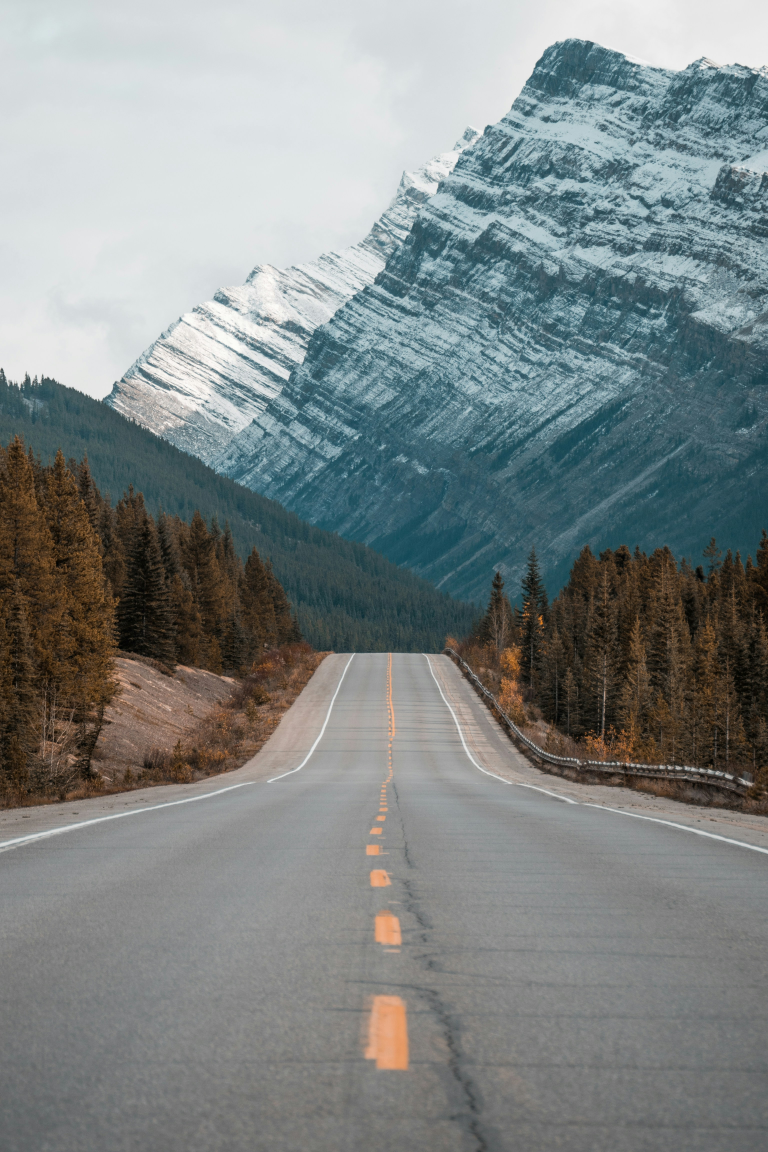
#> input picture road_example.jpg, 3072 x 4608 px, given in place of the camera (shown at 1/4 size)
$ python step1_color_detection.py
#> lines starting #> are read from the running program, lines starting #| are printed output that depends on the picture; after the words box and inside, x2 and y2 are one past the last pixel; in counts of white or black regions, pixels touching at a corner belong together
# 1.라이브러리 import
import cv2 as cv
import numpy as np
# 2.웹캠을 열기
cap = cv.VideoCapture(0)
if not cap.isOpened():
    print("Cannot open camera")
    exit()
# 3.감지할 색상의 HSV 범위 설정 빨간색
lower = np.array([0, 120, 70])
upper = np.array([10, 255, 255])

def nothing(x):
    pass

# 트랙바 만들기
cv.namedWindow('Trackbar')
cv.createTrackbar('H_min', 'Trackbar', 35, 179, nothing)
cv.createTrackbar('H_max', 'Trackbar', 85, 179, nothing)
cv.createTrackbar('S_min', 'Trackbar', 50, 255, nothing)
cv.createTrackbar('S_max', 'Trackbar', 255, 255, nothing)
cv.createTrackbar('V_min', 'Trackbar', 50, 255, nothing)
cv.createTrackbar('V_max', 'Trackbar', 255, 255, nothing)
# 감지 면적 임계값 설정

# 반복:
#   웹캠에서 프레임 읽기
while True:
    #   웹캠에서 프레임 읽기
    ret, frame = cap.read()
#> frame is the input picture: shape (4608, 3072, 3); mean B, G, R 133.3, 133.6, 126.7

    #   HSV 색공간으로 변환
    hsv = cv.cvtColor(frame, cv.COLOR_BGR2HSV)
#> hsv: shape (4608, 3072, 3); mean H, S, V 63.4, 48.9, 139.7

    # 트랙바 값 읽기
    h_min = cv.getTrackbarPos('H_min', 'Trackbar')
    h_max = cv.getTrackbarPos('H_max', 'Trackbar')
    s_min = cv.getTrackbarPos('S_min', 'Trackbar')
    s_max = cv.getTrackbarPos('S_max', 'Trackbar')
    v_min = cv.getTrackbarPos('V_min', 'Trackbar')
    v_max = cv.getTrackbarPos('V_max', 'Trackbar')

#   면적과 임계값 비교하여 상태 결정
    gray = cv.cvtColor(frame, cv.COLOR_BGR2GRAY)
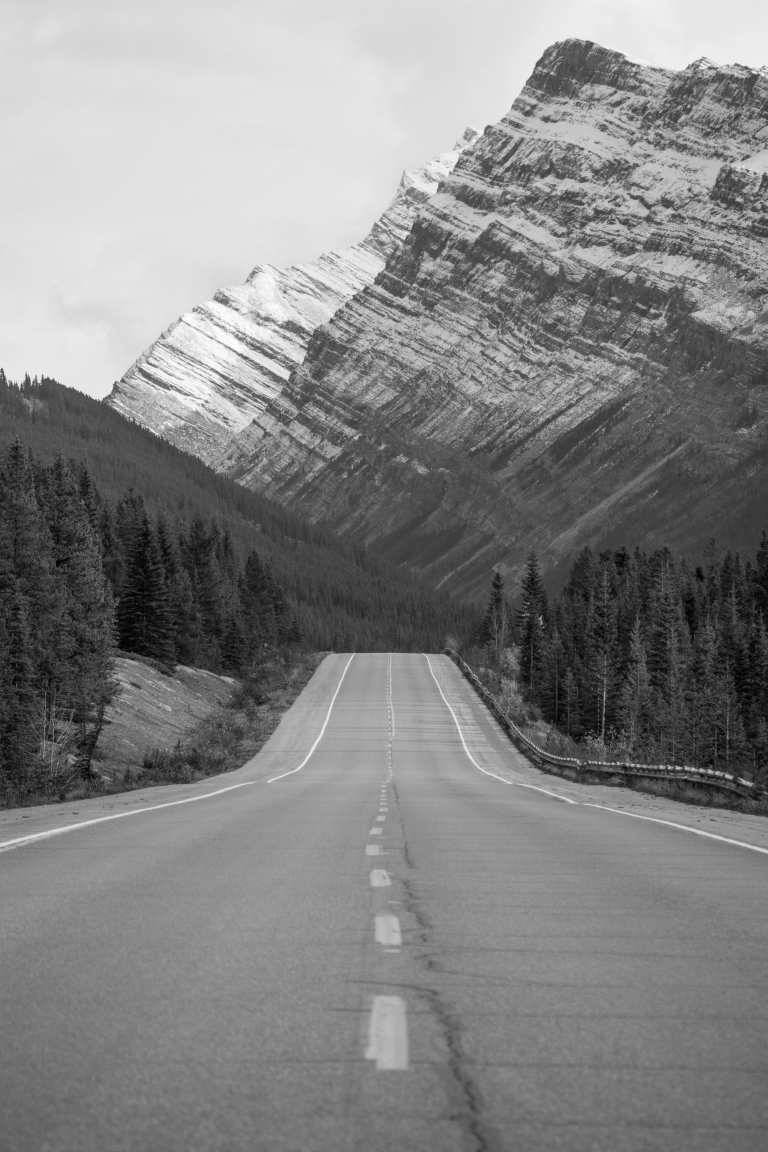
#> gray: shape (4608, 3072) (shown at 1/4 size); min 0, max 254, mean 131.5

    # 이진화 (Otsu 사용)
    _, binary = cv.threshold(gray, 0, 255, cv.THRESH_BINARY + cv.THRESH_OTSU)
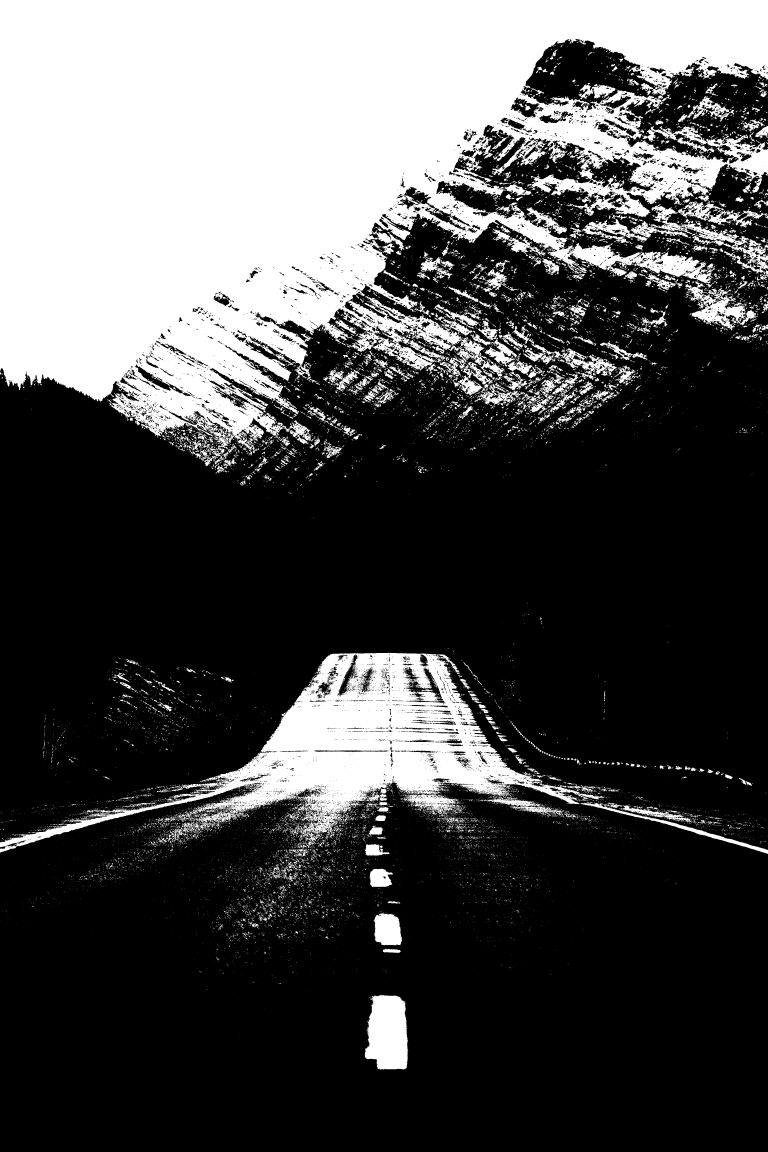
#> binary: shape (4608, 3072) (shown at 1/4 size); 30.2% white; 20949 white regions (19094 under 20 px)

    # 컨투어 검출
    contours, _ = cv.findContours(binary, cv.RETR_EXTERNAL, cv.CHAIN_APPROX_SIMPLE)
#> contours = 20139 contours, 19002 with area under 20; largest, box (x1, y1, x2, y2) and area: (0, 0, 3072, 1805) 3418154, (0, 2611, 2419, 3411) 526964, (1459, 3979, 1633, 4280) 41824, (2522, 816, 3072, 1122) 28558, (2741, 1125, 3031, 1322) 19875

    # 🔴 디버그 1: 검출된 전체 contour 개수
    print(f"\n[프레임 분석] 검출된 contour 개수: {len(contours)}")
#| [프레임 분석] 검출된 contour 개수: 20139

    # 가장 큰 컨투어 찾기
    largest_cnt = None
    max_area = 0
    valid_count = 0  # 조건 만족하는 contour 개수

    for idx, cnt in enumerate(contours):
        area = cv.contourArea(cnt)
        # 🔴 디버그 2: 각 contour의 면적
        print(f"  contour[{idx}] 면적: {area:.1f}", end="")

        if area > 50:
            valid_count += 1
            print(f" ✓ (조건 만족)", end="")
        print()  # 줄 바꿈

        if area > max_area:
            max_area = area
            largest_cnt = cnt
#> this loop made 20139 passes
#> (area, max_area) on pass 40: (41823.5, 41823.5)
#> area on passes 242, 877, 1009, 1106, 1194, 1207: 776, 229.5, 87, 86, 98, 11641
#|   contour[0] 면적: 0.0
#|   contour[1] 면적: 0.0
#|   contour[2] 면적: 0.0
#|   contour[3] 면적: 0.0
#|   contour[4] 면적: 0.0
#|   contour[5] 면적: 0.0
#|   contour[6] 면적: 0.0
#|   contour[7] 면적: 0.0
#> (further printed lines are left out)
#> after the loop, largest_cnt = contour of 31000 points, box (x1, y1, x2, y2) (0, 0, 3072, 1805), area 3418154; max_area = 3418154.5; valid_count = 536

    # 🔴 디버그 3: 조건 만족하는 contour 개수
    print(f"[조건 만족 (면적 > 50): {valid_count}개]")

    # 중심좌표 계산 (최소 크기 필터) - 루프 밖으로 이동!
    if largest_cnt is not None and max_area > 50:
        M = cv.moments(largest_cnt)
#> M = moments, m00 3418154.5, centre m10/m00, m01/m00 = (1188, 687.6)
        # 🔴 디버그 4: moments 값
        print(f"[moments] m00={M['m00']:.1f}, m10={M['m10']:.1f}, m01={M['m01']:.1f}")

        if M["m00"] > 0:
            cx = int(M["m10"] / M["m00"])
#> cx = 1187
            cy = int(M["m01"] / M["m00"])
#> cy = 687

            # 🔴 디버그 5: 중심점과 면적
            print(f"[빨간점 그림] 중심: ({cx}, {cy}), 면적: {max_area:.1f}")

            # 컨투어 그리기
            cv.drawContours(frame, [largest_cnt], 0, (0, 255, 0), 2)
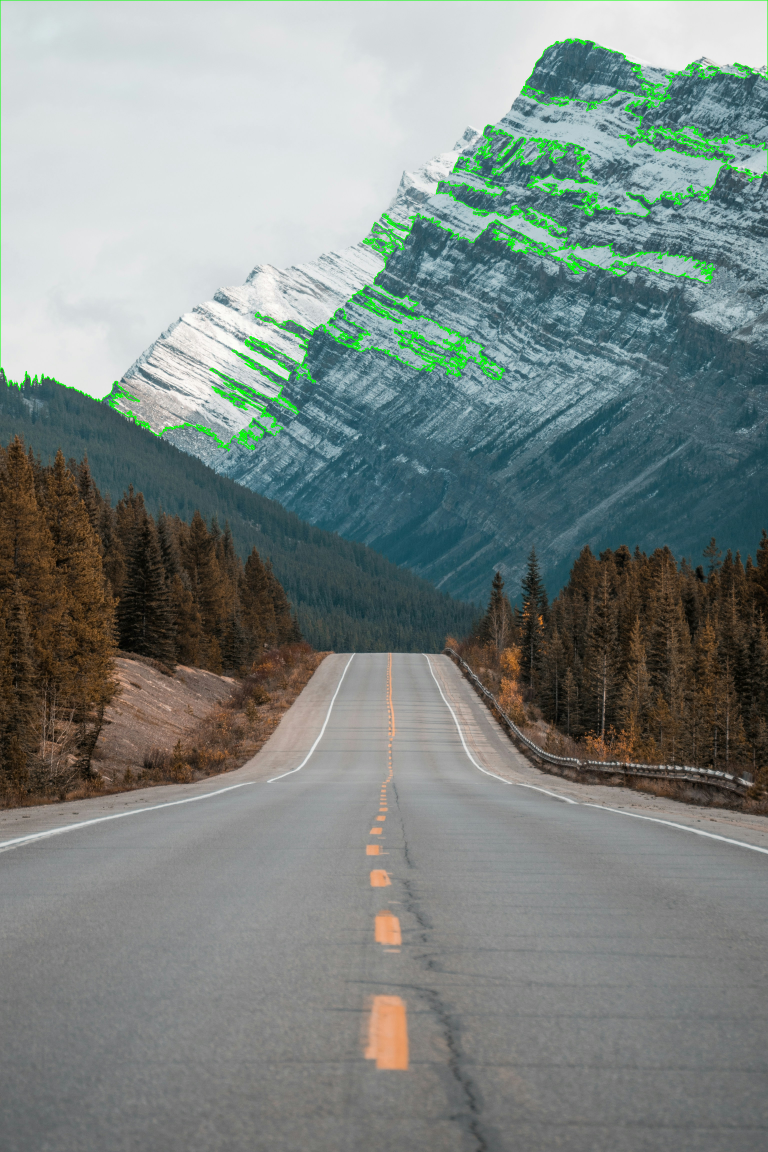
#> frame: shape (4608, 3072, 3) (shown at 1/4 size); mean B, G, R 131.1, 134.7, 124.9

            # 중심점 그리기 (빨강)
            cv.circle(frame, (cx, cy), 8, (0, 0, 255), -1)

            # 좌표 표시
            cv.putText(frame, f'Center: ({cx}, {cy})', (10, 30),
                    cv.FONT_HERSHEY_SIMPLEX, 0.7, (0, 255, 0), 2)
            cv.putText(frame, f'Area: {max_area:.0f}', (10, 60),
                    cv.FONT_HERSHEY_SIMPLEX, 0.7, (0, 255, 0), 2)
    else:
        print("[⚠️  조건 만족 contour 없음 - 빨간점 미표시]")


    #   마스크 생성 (특정 색상만 추출)
    mask = cv.inRange(hsv, lower, upper)
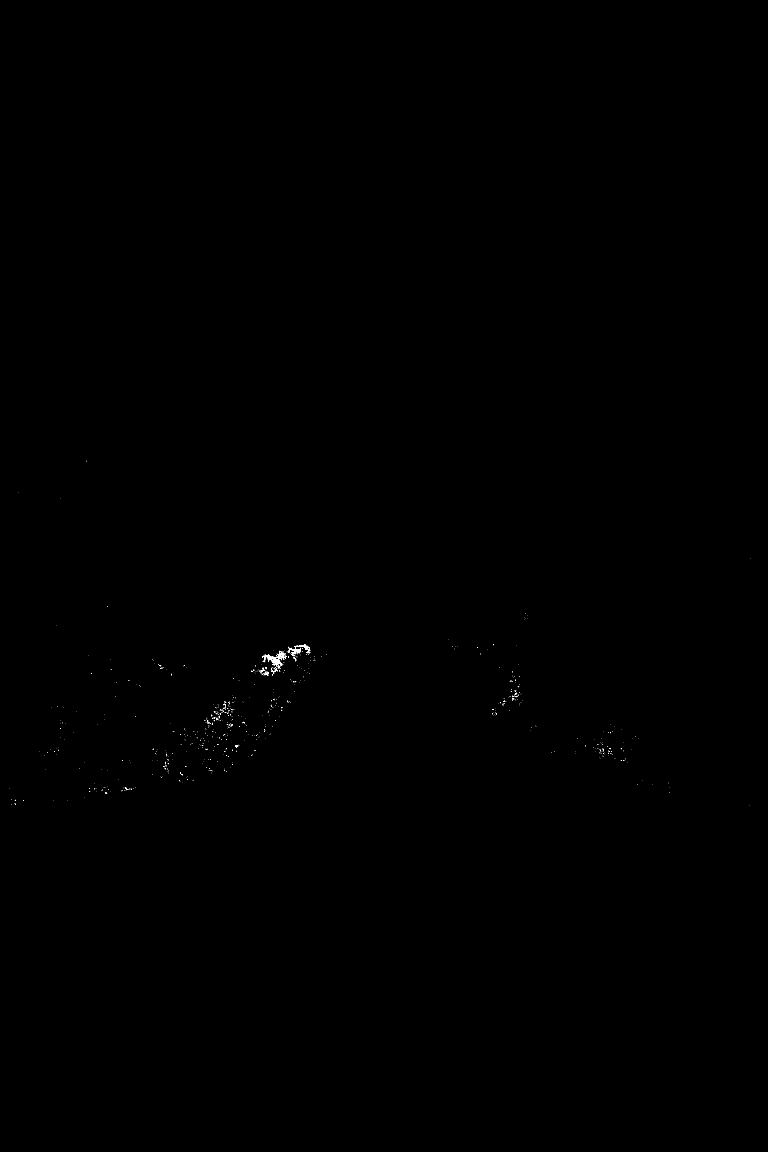
#> mask: shape (4608, 3072) (shown at 1/4 size); 0.03% white in thin lines or dots, all inside (x1, y1, x2, y2) = (36, 1843, 3001, 3222)

        # 마스크 픽셀 면적 계산
    area = cv.countNonZero(mask)
#> area = 4884

    # 임계값
    area_threshold = 5000
    # 결과 화면
    result = cv.bitwise_and(frame, frame, mask=mask)


    # 상태 결정
    if area > area_threshold:
        status = "DETECTED"
        color = (0, 255, 0)
    else:
        status = "NOT DETECTED"
        color = (0, 0, 255)

    # 터미널 출력
    print(f"Area: {area}, Status: {status}")

    # 화면 출력
    cv.putText(frame, f"Status: {status}", (10, 100),
            cv.FONT_HERSHEY_SIMPLEX, 1, color, 2)

    if not ret:
        print("Can't receive frame (stream end?). Exiting ...")
        break
    cv.imshow('frame',frame)
    key = cv.waitKey(1)
#> (key q is pressed here)

    #   'q' 키 입력 시 루프 종료
    if cv.waitKey(1) & 0xFF == ord('q'):
#> (key q is pressed here)
        break


#   면적과 임계값 비교하여 상태 결정


    #   상태를 터미널과 화면에 표시

    cv.imshow('Mask',mask)
    cv.imshow('Result',result)


# 리소스 해제
cap.release()
cv.destroyAllWindows()
